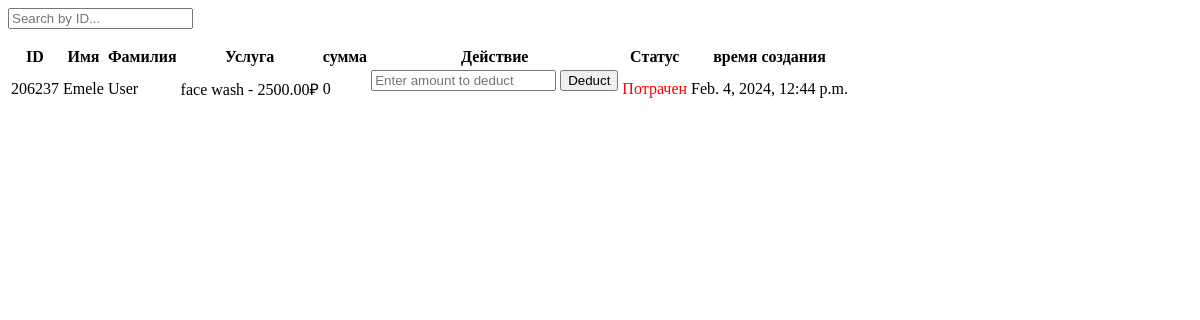
The app's page /physical-card-records-service/ (signed in), older data.
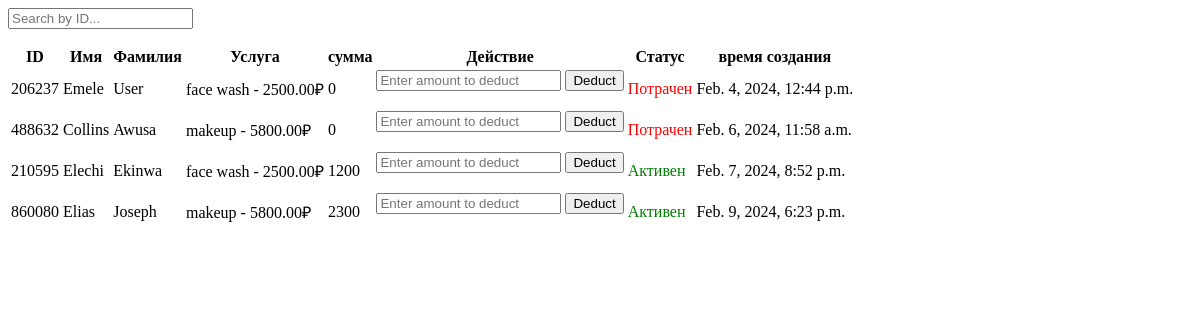
The same page, newer data.
### website/models.py (models this page shows, shortened)
class PhysicalCardService(models.Model):
    STATUS_CHOICES = [
        ('Активен', 'Активен'),
        ('Потрачен', 'Потрачен'),
    ]
    TYPE_CHOICES = [
        ('service', 'Service'),
        ('sum', 'Sum'),
    ]
    spa = models.ForeignKey(Spa, on_delete=models.SET_NULL, related_name='paper_gens_service', null=True)
    first_name = models.CharField(max_length=30)
    last_name = models.CharField(max_length=30)
    phone = models.CharField(max_length=15, blank=True, null=True)
    amount = models.IntegerField()
    service = models.ForeignKey(Service, on_delete=models.SET_NULL, blank=True, null=True)
    uniquec = models.CharField(max_length=30)
    type = models.CharField(choices=TYPE_CHOICES, default='service', max_length=10)
    created_at = models.DateTimeField(auto_now_add=True)
    status = models.CharField(max_length=10, choices=STATUS_CHOICES, default='Активен')

class Service(models.Model):
    name = models.CharField(max_length=100)
    value = models.DecimalField(max_digits=10, decimal_places=2)
    def __str__(self):
        return f"{self.name} - {self.value}₽"

### website/views.py (the view)
# urls.py: path('physical-card-records-service/', views.physical_card_service_records, name='physical_card_service_records'),
def physical_card_service_records(request):
    if request.user.is_authenticated and hasattr(request.user, 'spa_admin'):
        spa_admin = request.user.spa_admin
        if spa_admin:
            paper_gens_service = PhysicalCardService.objects.filter(spa=spa_admin)
            context = {'physical_cards_service': paper_gens_service}
            return render(request, 'physical_cards_service_records.html', context)
    return render(request, 'physical_cards_service_records.html')

### templates/physical_cards_service_records.html (shortened to what this page needs)
{% load static %}
{% block content %}
<div class="table-responsive mt-3" style="padding-bottom: 0px;">
    <div class="container mt-3">
    <form id="search-form" hx-get="{% url 'search_physical_card_service' %}" hx-target="#table-body-content4">
        <div class="d-flex justify-content-end mb-4">
            <input type="text"
                hx-post="{% url 'search_physical_card_service' %}"
                hx-target='#table-body-content4'
                hx-trigger="keyup changed delay:500ms"
                name="search"
                class="form-control-sm mr-2"
                placeholder="Search by ID..." />
        </div>
    </form>
        <div id="table-body-content4">
            <table class="table table-striped table-hover table-bordered" id="">
                <thead class="table-dark">
                    <tr>
                        <th scope="col">ID</th>
                        <th scope="col">Имя</th>
                        <th scope="col">Фамилия</th>
                        <th scope="col">Услуга</th>
                        <th scope="col">сумма</th>
                        <th scope="col">Действие</th>
                        <th scope="col">Статус</th>
                        <th scope="col">время создания</th>
                    </tr>
                </thead>
                <tbody>
                    {% if physical_cards_service %}
                    {% for record in physical_cards_service %}
                    <tr>
                        <td>{{ record.uniquec }}</td>
                        <td>{{ record.first_name }}</td>
                        <td>{{ record.last_name }}</td>
                        <td>{{ record.service }}</td>
                        <td>{{ record.amount }}</td>
                        <td>
                            <form method="POST" action="{% url 'physical_card_service_deduct_amount' record.pk  %}">
                                <input type="number" name="deduct_amount" placeholder="Enter amount to deduct" required>
                                <button type="submit">Deduct</button>
                            </form>
                        </td>
                        <td>{% if record.amount == 0 %}<span style="color: red;">Потрачен</span>{% else %}<span style="color: green;">Активен</span>{% endif %}</td>
                        <td>{{ record.created_at }}</td>
                    </tr>
                    {% endfor %}
                    {% else %}
                    <tr>
                        <td colspan="8">Записей не найдено.</td>
                    </tr>
                    {% endif %}
                </tbody>
            </table>
        </div>
    </div>
</div>
{% endblock %}

Row changes from the older to the newer data that the page shows:
added PhysicalCardService: uniquec "488632", first_name "Collins", last_name "Awusa", service "makeup - 5800.00₽", amount "0", shows "Потрачен", created_at "Feb. 6, 2024, 11:58 a.m."
added PhysicalCardService: uniquec "210595", first_name "Elechi", last_name "Ekinwa", service "face wash - 2500.00₽", amount "1200", shows "Активен", created_at "Feb. 7, 2024, 8:52 p.m."
added PhysicalCardService: uniquec "860080", first_name "Elias", last_name "Joseph", service "makeup - 5800.00₽", amount "2300", shows "Активен", created_at "Feb. 9, 2024, 6:23 p.m."
